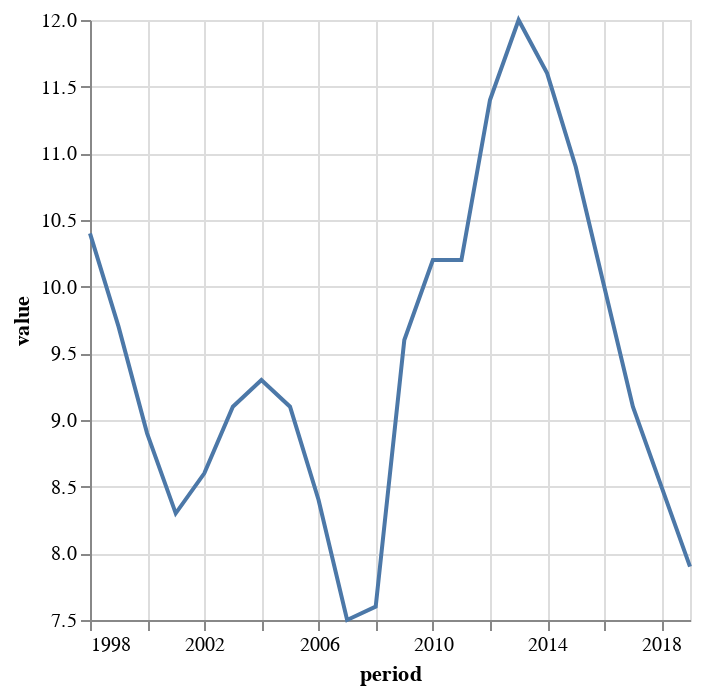

Source (notebook cell):
### Markdown cell above
Here we use the [Altair](https://altair-viz.github.io/) library to render charts, but you can use any other one like matplotlib, bqplot, plotly, etc.

### Code cell
chart = Chart(df1_clean).mark_line().encode(
    x='period',
    y=Y('value', scale=Scale(zero=False)),
)
chart

### Figure 1 — Vega-Lite specification as saved in the notebook (floating-point values rounded to 4 significant figures)
{"$schema": "https://vega.github.io/schema/vega-lite/v1.2.1.json", "data": {"values": [{"@frequency": "annual", "Country": "Euro area", "Frequency": "Annually", "Unit": "(Percentage of active population)", "dataset_code": "ZUTN", "dataset_name": "Unemployment rate: total :- Member States: definition EUROSTAT", "freq": "a", "geo": "ea19", "period": "1998-01-01", "provider_code": "AMECO", "series_code": "EA19.1.0.0.0.ZUTN", "series_name": "Euro area", "unit": "percentage-of-active-population", "value": 10.4}, {"@frequency": "annual", "Country": "Euro area", "Frequency": "Annually", "Unit": "(Percentage of active population)", "dataset_code": "ZUTN", "dataset_name": "Unemployment rate: total :- Member States: definition EUROSTAT", "freq": "a", "geo": "ea19", "period": "1999-01-01", "provider_code": "AMECO", "series_code": "EA19.1.0.0.0.ZUTN", "series_name": "Euro area", "unit": "percentage-of-active-population", "value": 9.7}, {"@frequency": "annual", "Country": "Euro area", "Frequency": "Annually", "Unit": "(Percentage of active population)", "dataset_code": "ZUTN", "dataset_name": "Unemployment rate: total :- Member States: definition EUROSTAT", "freq": "a", "geo": "ea19", "period": "2000-01-01", "provider_code": "AMECO", "series_code": "EA19.1.0.0.0.ZUTN", "series_name": "Euro area", "unit": "percentage-of-active-population", "value": 8.9}, {"@frequency": "annual", "Country": "Euro area", "Frequency": "Annually", "Unit": "(Percentage of active population)", "dataset_code": "ZUTN", "dataset_name": "Unemployment rate: total :- Member States: definition EUROSTAT", "freq": "a", "geo": "ea19", "period": "2001-01-01", "provider_code": "AMECO", "series_code": "EA19.1.0.0.0.ZUTN", "series_name": "Euro area", "unit": "percentage-of-active-population", "value": 8.3}, {"@frequency": "annual", "Country": "Euro area", "Frequency": "Annually", "Unit": "(Percentage of active population)", "dataset_code": "ZUTN", "dataset_name": "Unemployment rate: total :- Member States: definition EUROSTAT", "freq": "a", "geo": "ea19", "period": "2002-01-01", "provider_code": "AMECO", "series_code": "EA19.1.0.0.0.ZUTN", "series_name": "Euro area", "unit": "percentage-of-active-population", "value": 8.6}, {"@frequency": "annual", "Country": "Euro area", "Frequency": "Annually", "Unit": "(Percentage of active population)", "dataset_code": "ZUTN", "dataset_name": "Unemployment rate: total :- Member States: definition EUROSTAT", "freq": "a", "geo": "ea19", "period": "2003-01-01", "provider_code": "AMECO", "series_code": "EA19.1.0.0.0.ZUTN", "series_name": "Euro area", "unit": "percentage-of-active-population", "value": 9.1}, {"@frequency": "annual", "Country": "Euro area", "Frequency": "Annually", "Unit": "(Percentage of active population)", "dataset_code": "ZUTN", "dataset_name": "Unemployment rate: total :- Member States: definition EUROSTAT", "freq": "a", "geo": "ea19", "period": "2004-01-01", "provider_code": "AMECO", "series_code": "EA19.1.0.0.0.ZUTN", "series_name": "Euro area", "unit": "percentage-of-active-population", "value": 9.3}, {"@frequency": "annual", "Country": "Euro area", "Frequency": "Annually", "Unit": "(Percentage of active population)", "dataset_code": "ZUTN", "dataset_name": "Unemployment rate: total :- Member States: definition EUROSTAT", "freq": "a", "geo": "ea19", "period": "2005-01-01", "provider_code": "AMECO", "series_code": "EA19.1.0.0.0.ZUTN", "series_name": "Euro area", "unit": "percentage-of-active-population", "value": 9.1}, {"@frequency": "annual", "Country": "Euro area", "Frequency": "Annually", "Unit": "(Percentage of active population)", "dataset_code": "ZUTN", "dataset_name": "Unemployment rate: total :- Member States: definition EUROSTAT", "freq": "a", "geo": "ea19", "period": "2006-01-01", "provider_code": "AMECO", "series_code": "EA19.1.0.0.0.ZUTN", "series_name": "Euro area", "unit": "percentage-of-active-population", "value": 8.4}, {"@frequency": "annual", "Country": "Euro area", "Frequency": "Annually", "Unit": "(Percentage of active population)", "dataset_code": "ZUTN", "dataset_name": "Unemployment rate: total :- Member States: definition EUROSTAT", "freq": "a", "geo": "ea19", "period": "2007-01-01", "provider_code": "AMECO", "series_code": "EA19.1.0.0.0.ZUTN", "series_name": "Euro area", "unit": "percentage-of-active-population", "value": 7.5}, {"@frequency": "annual", "Country": "Euro area", "Frequency": "Annually", "Unit": "(Percentage of active population)", "dataset_code": "ZUTN", "dataset_name": "Unemployment rate: total :- Member States: definition EUROSTAT", "freq": "a", "geo": "ea19", "period": "2008-01-01", "provider_code": "AMECO", "series_code": "EA19.1.0.0.0.ZUTN", "series_name": "Euro area", "unit": "percentage-of-active-population", "value": 7.6}, {"@frequency": "annual", "Country": "Euro area", "Frequency": "Annually", "Unit": "(Percentage of active population)", "dataset_code": "ZUTN", "dataset_name": "Unemployment rate: total :- Member States: definition EUROSTAT", "freq": "a", "geo": "ea19", "period": "2009-01-01", "provider_code": "AMECO", "series_code": "EA19.1.0.0.0.ZUTN", "series_name": "Euro area", "unit": "percentage-of-active-population", "value": 9.6}, {"@frequency": "annual", "Country": "Euro area", "Frequency": "Annually", "Unit": "(Percentage of active population)", "dataset_code": "ZUTN", "dataset_name": "Unemployment rate: total :- Member States: definition EUROSTAT", "freq": "a", "geo": "ea19", "period": "2010-01-01", "provider_code": "AMECO", "series_code": "EA19.1.0.0.0.ZUTN", "series_name": "Euro area", "unit": "percentage-of-active-population", "value": 10.2}, {"@frequency": "annual", "Country": "Euro area", "Frequency": "Annually", "Unit": "(Percentage of active population)", "dataset_code": "ZUTN", "dataset_name": "Unemployment rate: total :- Member States: definition EUROSTAT", "freq": "a", "geo": "ea19", "period": "2011-01-01", "provider_code": "AMECO", "series_code": "EA19.1.0.0.0.ZUTN", "series_name": "Euro area", "unit": "percentage-of-active-population", "value": 10.2}, {"@frequency": "annual", "Country": "Euro area", "Frequency": "Annually", "Unit": "(Percentage of active population)", "dataset_code": "ZUTN", "dataset_name": "Unemployment rate: total :- Member States: definition EUROSTAT", "freq": "a", "geo": "ea19", "period": "2012-01-01", "provider_code": "AMECO", "series_code": "EA19.1.0.0.0.ZUTN", "series_name": "Euro area", "unit": "percentage-of-active-population", "value": 11.4}, {"@frequency": "annual", "Country": "Euro area", "Frequency": "Annually", "Unit": "(Percentage of active population)", "dataset_code": "ZUTN", "dataset_name": "Unemployment rate: total :- Member States: definition EUROSTAT", "freq": "a", "geo": "ea19", "period": "2013-01-01", "provider_code": "AMECO", "series_code": "EA19.1.0.0.0.ZUTN", "series_name": "Euro area", "unit": "percentage-of-active-population", "value": 12}, {"@frequency": "annual", "Country": "Euro area", "Frequency": "Annually", "Unit": "(Percentage of active population)", "dataset_code": "ZUTN", "dataset_name": "Unemployment rate: total :- Member States: definition EUROSTAT", "freq": "a", "geo": "ea19", "period": "2014-01-01", "provider_code": "AMECO", "series_code": "EA19.1.0.0.0.ZUTN", "series_name": "Euro area", "unit": "percentage-of-active-population", "value": 11.6}, {"@frequency": "annual", "Country": "Euro area", "Frequency": "Annually", "Unit": "(Percentage of active population)", "dataset_code": "ZUTN", "dataset_name": "Unemployment rate: total :- Member States: definition EUROSTAT", "freq": "a", "geo": "ea19", "period": "2015-01-01", "provider_code": "AMECO", "series_code": "EA19.1.0.0.0.ZUTN", "series_name": "Euro area", "unit": "percentage-of-active-population", "value": 10.9}, {"@frequency": "annual", "Country": "Euro area", "Frequency": "Annually", "Unit": "(Percentage of active population)", "dataset_code": "ZUTN", "dataset_name": "Unemployment rate: total :- Member States: definition EUROSTAT", "freq": "a", "geo": "ea19", "period": "2016-01-01", "provider_code": "AMECO", "series_code": "EA19.1.0.0.0.ZUTN", "series_name": "Euro area", "unit": "percentage-of-active-population", "value": 10}, {"@frequency": "annual", "Country": "Euro area", "Frequency": "Annually", "Unit": "(Percentage of active population)", "dataset_code": "ZUTN", "dataset_name": "Unemployment rate: total :- Member States: definition EUROSTAT", "freq": "a", "geo": "ea19", "period": "2017-01-01", "provider_code": "AMECO", "series_code": "EA19.1.0.0.0.ZUTN", "series_name": "Euro area", "unit": "percentage-of-active-population", "value": 9.1}, {"@frequency": "annual", "Country": "Euro area", "Frequency": "Annually", "Unit": "(Percentage of active population)", "dataset_code": "ZUTN", "dataset_name": "Unemployment rate: total :- Member States: definition EUROSTAT", "freq": "a", "geo": "ea19", "period": "2018-01-01", "provider_code": "AMECO", "series_code": "EA19.1.0.0.0.ZUTN", "series_name": "Euro area", "unit": "percentage-of-active-population", "value": 8.5}, {"@frequency": "annual", "Country": "Euro area", "Frequency": "Annually", "Unit": "(Percentage of active population)", "dataset_code": "ZUTN", "dataset_name": "Unemployment rate: total :- Member States: definition EUROSTAT", "freq": "a", "geo": "ea19", "period": "2019-01-01", "provider_code": "AMECO", "series_code": "EA19.1.0.0.0.ZUTN", "series_name": "Euro area", "unit": "percentage-of-active-population", "value": 7.9}]}, "encoding": {"x": {"field": "period", "type": "temporal"}, "y": {"field": "value", "scale": {"zero": false}, "type": "quantitative"}}, "mark": "line"}
